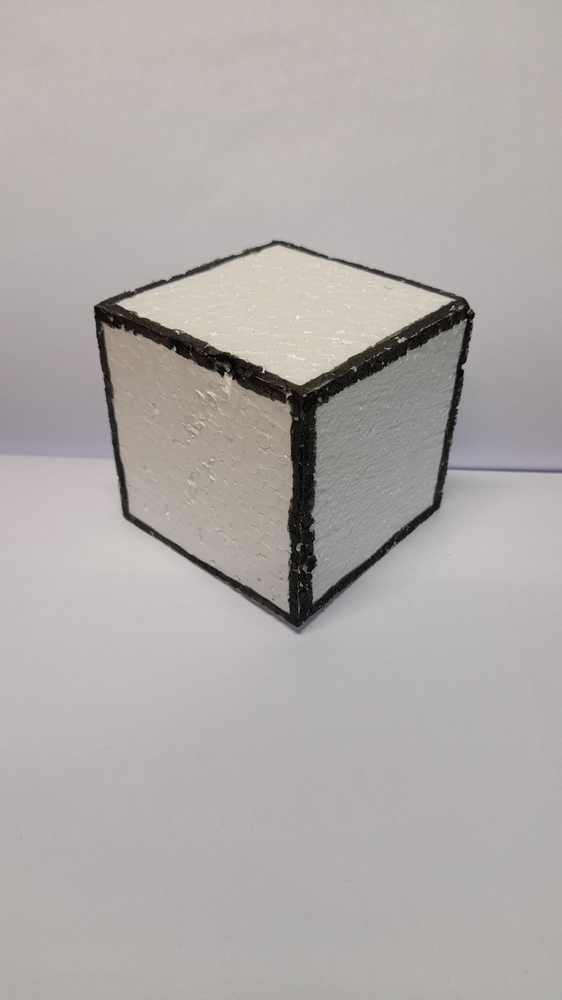
#> input picture cube3.jpg, 562 x 1000 px, shrunk from 2250 x 4000 before the run
$ python gpt_centre.py
#> lines starting #> are read from the running program, lines starting #| are printed output that depends on the picture; after the words box and inside, x2 and y2 are one past the last pixel; in counts of white or black regions, pixels touching at a corner belong together
import cv2

# Load the image and convert it to grayscale
img = cv2.imread('cube3.jpg')
#> img is the input picture: shape (1000, 562, 3); mean B, G, R 168.7, 171, 175.8
gray = cv2.cvtColor(img, cv2.COLOR_BGR2GRAY)

# Threshold the image to create a binary image
ret, thresh = cv2.threshold(gray, 127, 255, cv2.THRESH_BINARY)
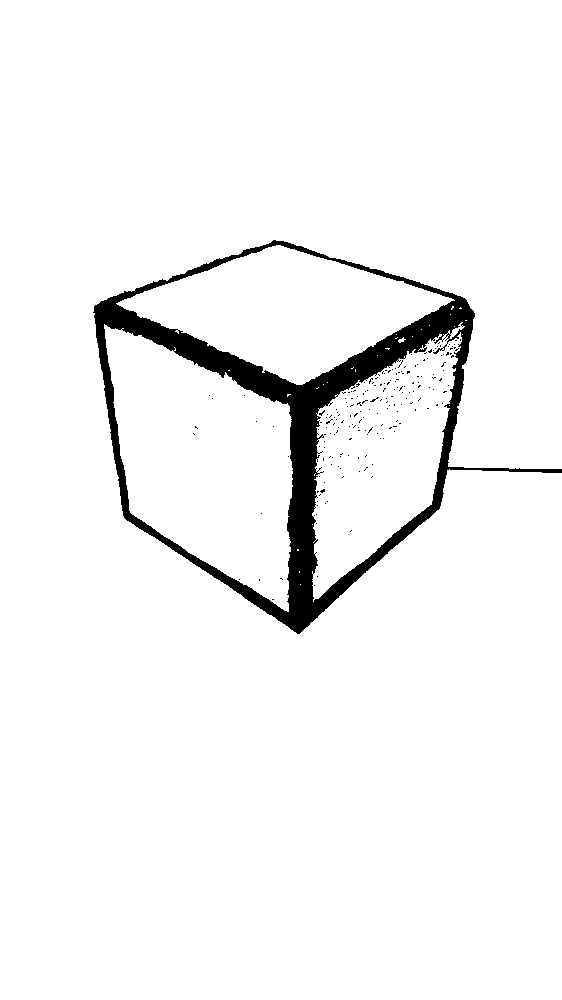
#> thresh: shape (1000, 562); 95.5% white; 199 black regions (198 under 20 px)

# Find contours of the cube in the binary image
contours, hierarchy = cv2.findContours(thresh, cv2.RETR_EXTERNAL, cv2.CHAIN_APPROX_SIMPLE)
#> contours = 33 contours, 29 with area under 20; largest, box (x1, y1, x2, y2) and area: (0, 0, 562, 1000) 454542, (104, 324, 293, 612) 33054, (116, 245, 455, 385) 23876, (312, 322, 465, 602) 22610

# Compute the center of the contours using moments() function
M = cv2.moments(contours[0])
#> M = moments, m00 0
#> (the run stopped early here; a loop or call above may not have finished)

$ run again, with cube1.jpg copied over cube3.jpg
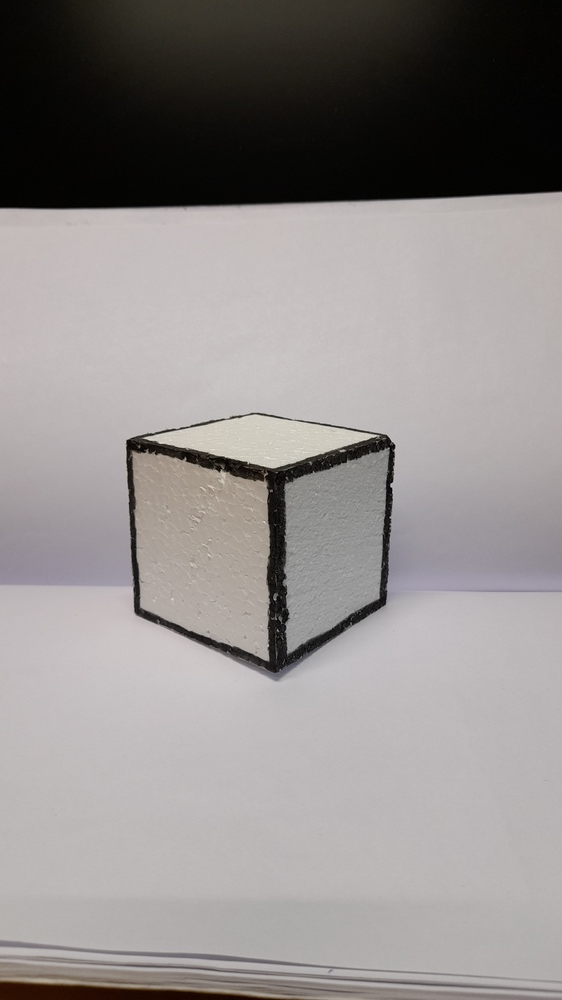
#> input picture cube1.jpg, 562 x 1000 px, shrunk from 2250 x 4000 before the run
#> img is the input picture: shape (1000, 562, 3); mean B, G, R 139.4, 140.5, 144.9
#> `ret, thresh = cv2.threshold(gray, 127, 255, cv2.THRESH_BINARY)`:
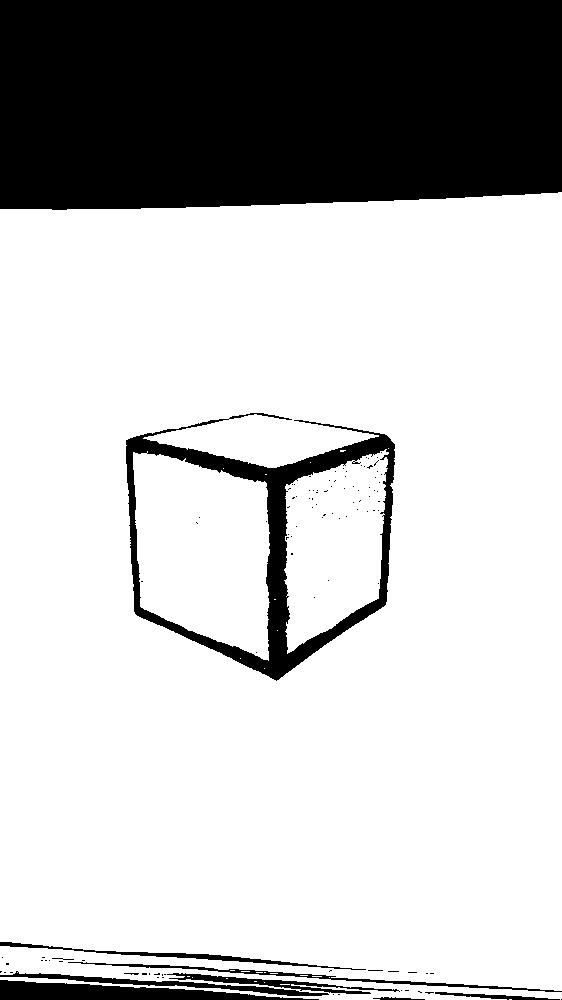
#> thresh: shape (1000, 562); 75.7% white; 109 black regions (98 under 20 px)
#> contours = 10 contours, 9 with area under 20; largest, box (x1, y1, x2, y2) and area: (0, 192, 562, 1000) 437251
#> M = moments, m00 0
